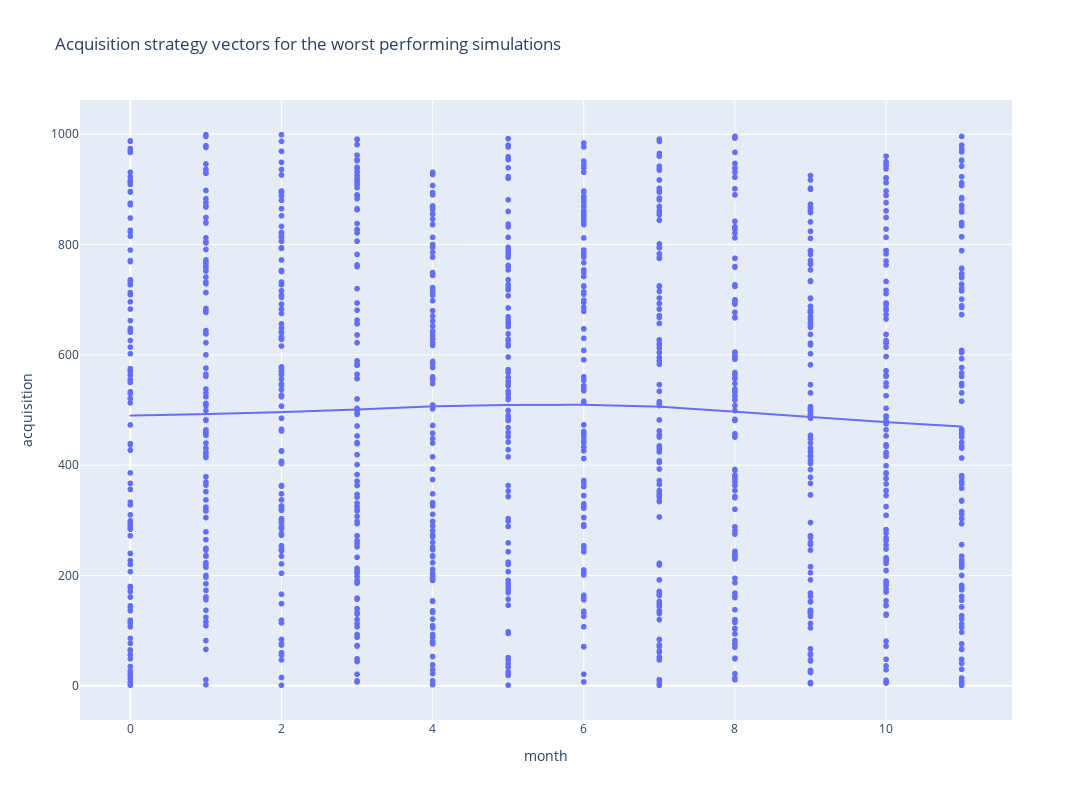

Here is the notebook cell this chart was saved with:
### Code cell
px.scatter(av_wide.query("simulation in @bottom_100"), 
        x = 'month', 
        y = 'acquisition', 
        #color = 'simulation',
        trendline = 'lowess',
        hover_data = ['simulation','profit'],
        title = "Acquisition strategy vectors for the worst performing simulations",
        height = 800,
        width = 1500).show()

### Figure 1 — Plotly figure (JSON) as saved in the notebook; plotly's stock layout.template omitted (floating-point values rounded to 4 significant figures; data arrays with more than 128 entries replaced by an {"elided": "..."} marker saying what was removed)
{"data": [{"customdata": {"elided": "1200x2 float values"}, "hovertemplate": "month=%{x}<br>acquisition=%{y}<br>simulation=%{customdata[0]}<br>profit=%{customdata[1]}<extra></extra>", "legendgroup": "", "marker": {"color": "#636efa", "symbol": "circle"}, "mode": "markers", "name": "", "showlegend": false, "type": "scattergl", "x": {"elided": "1200 int values"}, "xaxis": "x", "y": {"elided": "1200 int values"}, "yaxis": "y"}, {"hovertemplate": "<b>LOWESS trendline</b><br><br>month=%{x}<br>acquisition=%{y} <b>(trend)</b><extra></extra>", "legendgroup": "", "marker": {"color": "#636efa", "symbol": "circle"}, "mode": "lines", "name": "", "showlegend": false, "type": "scattergl", "x": {"elided": "1200 int values"}, "xaxis": "x", "y": {"elided": "1200 float values"}, "yaxis": "y"}], "layout": {"height": 800, "legend": {"tracegroupgap": 0}, "title": {"text": "Acquisition strategy vectors for the worst performing simulations"}, "width": 1500, "xaxis": {"anchor": "y", "domain": [0, 1], "title": {"text": "month"}}, "yaxis": {"anchor": "x", "domain": [0, 1], "title": {"text": "acquisition"}}}}
